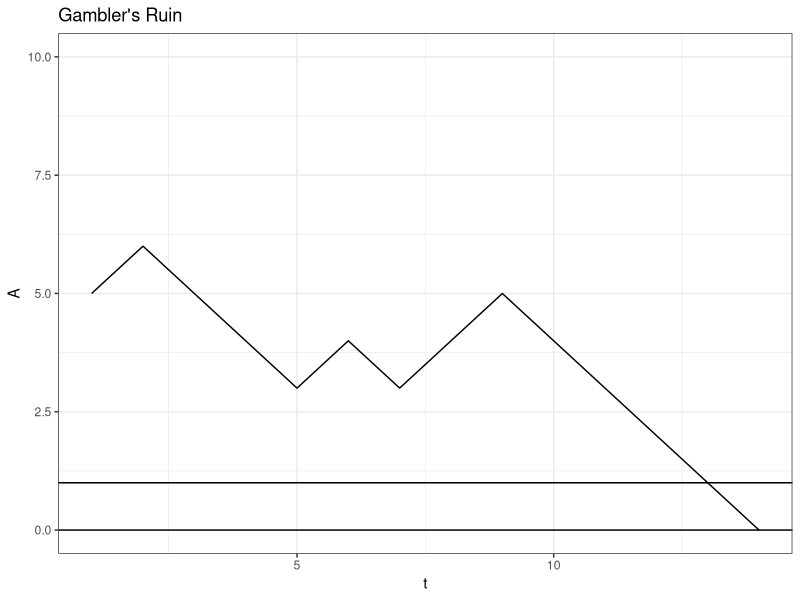

R code for this plot:
library(data.table)
library(ggplot2)

set.seed(0)

FUN_ruin <- function(p, N, j) {
  
  # loop
  while (TRUE) {
    
    
    # break condition
    if (j[length(j)] == N || j[length(j)] == 0) {
      return(j)
    }
    
    # iterate
    const_play <- rbinom(1, 1, p)
    
    if (const_play == 1) {
      j <- c(j, j[length(j)] + 1)
    }
    
    if (const_play == 0) {
      j <- c(j, j[length(j)] - 1)
    }
  }
}


data <- data.table(A=FUN_ruin(p = 1/3, N = 10, j = 5))
data$t <- 1:nrow(data)
data
ggplot(data, aes(x = t, y = A)) +
  geom_line() +
  ggtitle("Gambler's Ruin") +
  theme_bw() + ylim(c(0, 10)) +
  geom_hline(yintercept = 0) +
  geom_hline(yintercept = 1)


#Winning Probability
FUN_ruinprob <- function(N, p, j) {
  
  # edge cases
  if (p == 0) {
    return(0)
  }
  
  if (p == 1) {
    return(1)
  }
  if (p == 1 / 2) {
    return(j / N)
  }
  
  q <- 1 - p
  return((1 - (q / p) ^ j) / (1 - (q / p) ^ N))
}

FUN_ruinprob(10,1/3,5)


#Expected Game Length
set.seed(10)
FUN_ruinlength <- function(N, j, p) {
  
  # p = 1 / 2 case
  if (p == 1 / 2) {
    return(j * (N - j))
  }
  
  # other case
  q <- 1 - p
  c_2 <- N / ((q - p) * (1 - (q / p) ^ N))
  c_1 <- -c_2
  return(c_1 + c_2 * (q / p) ^ j + j / (q - p))
}



results <- replicate(FUN_ruin(N = 10, p = 1/3, j = 5), n = 1000)
results <- unlist(lapply(results, function(x) length(x) - 1))
results

# should match
mean(results); FUN_ruinlength(10, 5, 1/3)
